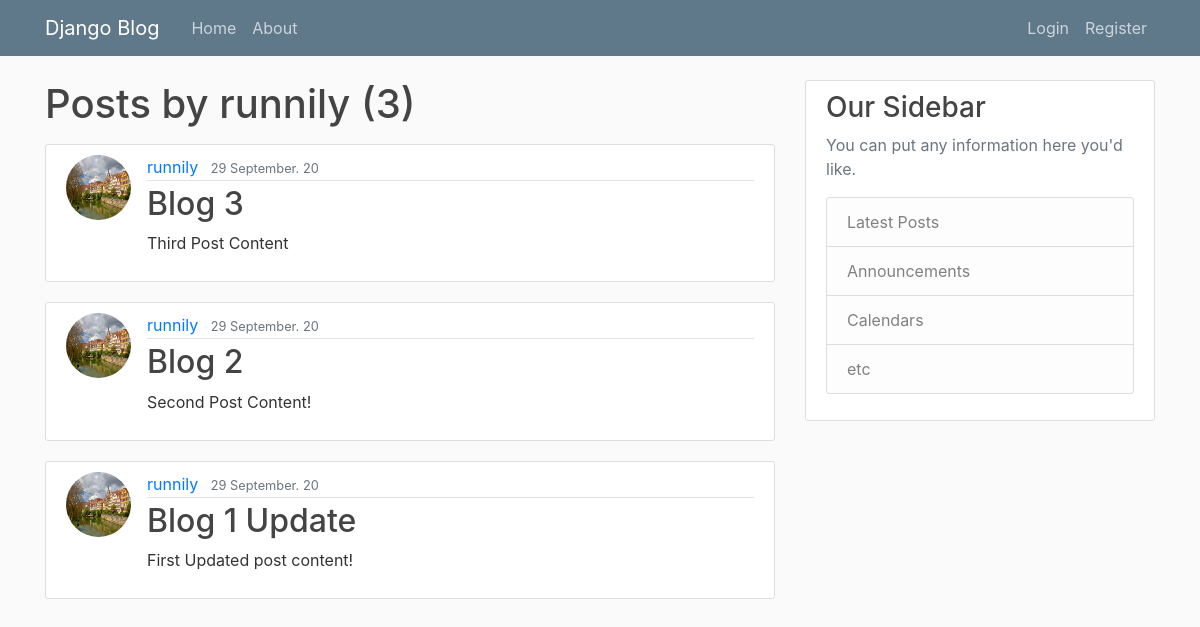
Before: /user/runnily with the older database file.
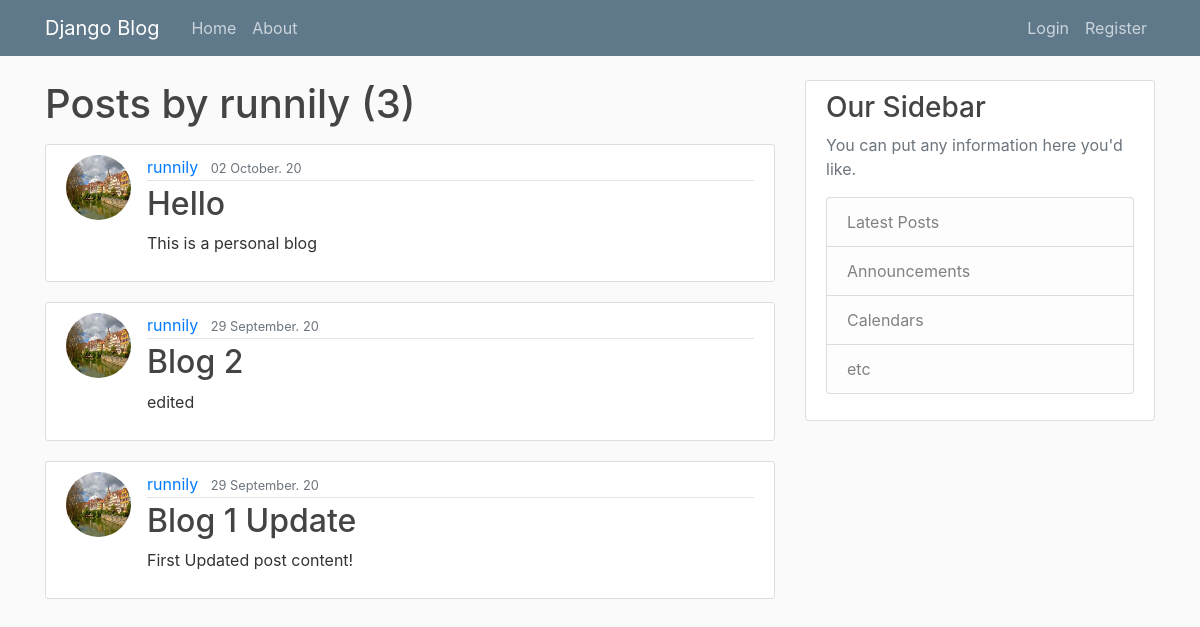
After: the same page with the newer database file.
### blog/models.py (models this page shows, shortened)
class Post(models.Model):
    title = models.CharField(max_length=100)
    content = models.TextField()
    date_posted = models.DateTimeField(default=timezone.now)
    author = models.ForeignKey(User, on_delete=models.CASCADE)

### users/models.py (models this page shows, shortened)
class Profile(models.Model):
    user = models.OneToOneField(User, on_delete=models.CASCADE)
    image = models.ImageField(default="default.jpg", upload_to='profile_pics')

### blog/views.py (the view)
# urls.py: path('user/<str:username>', UserListView.as_view(), name="user-posts"),
class UserListView(ListView):
    model = Post #what model to query in order to create our post
    template_name = 'blog/user_posts.html' # <app>/<model>_<viewtype>.html
    context_object_name = 'posts' #we need to change this inial attribute from 'object.list' to ->  'posts'
    paginate_by = 5 #This is the attribute to specify how many pages we want to see
    def get_queryset(self):
        user = get_object_or_404(User, username=self.kwargs.get('username'))
        return Post.objects.filter(author=user).order_by('-date_posted')

### blog/templates/blog/user_posts.html (shortened to what this page needs)
{%extends "blog/base.html" %}
{% block content %}
    <h1 class = "mb-3"> Posts by {{ view.kwargs.username }} ({{page_obj.paginator.count}})</h1>
    {% for post in posts %}
    <article class="media content-section">
      <img class = "rounded-circle article-img" src="{{post.author.profile.image.url}}">
        <div class="media-body">
          <div class="article-metadata">
            <a class="mr-2" href="{%url 'user-posts' post.author.username%}">{{ post.author }}</a>
            <small class="text-muted">{{ post.date_posted|date:"d F. y" }}</small>
          </div>
          <h2><a class="article-title" href="{% url 'post-detail' post.id %}">{{ post.title }}</a></h2>
          <p class="article-content">{{ post.content }}</p>
        </div>
    </article>
    {%endfor%}
{% endblock content %}

Changed rows visible on the page:
removed Post: author.profile.image (picture), author "runnily", date_posted "29 September. 20", title "Blog 3", content "Third Post Content"
added Post: author.profile.image (picture), author "runnily", date_posted "02 October. 20", title "Hello", content "This is a personal blog"
changed Post "Blog 2": content "Second Post Content!" → "edited"
